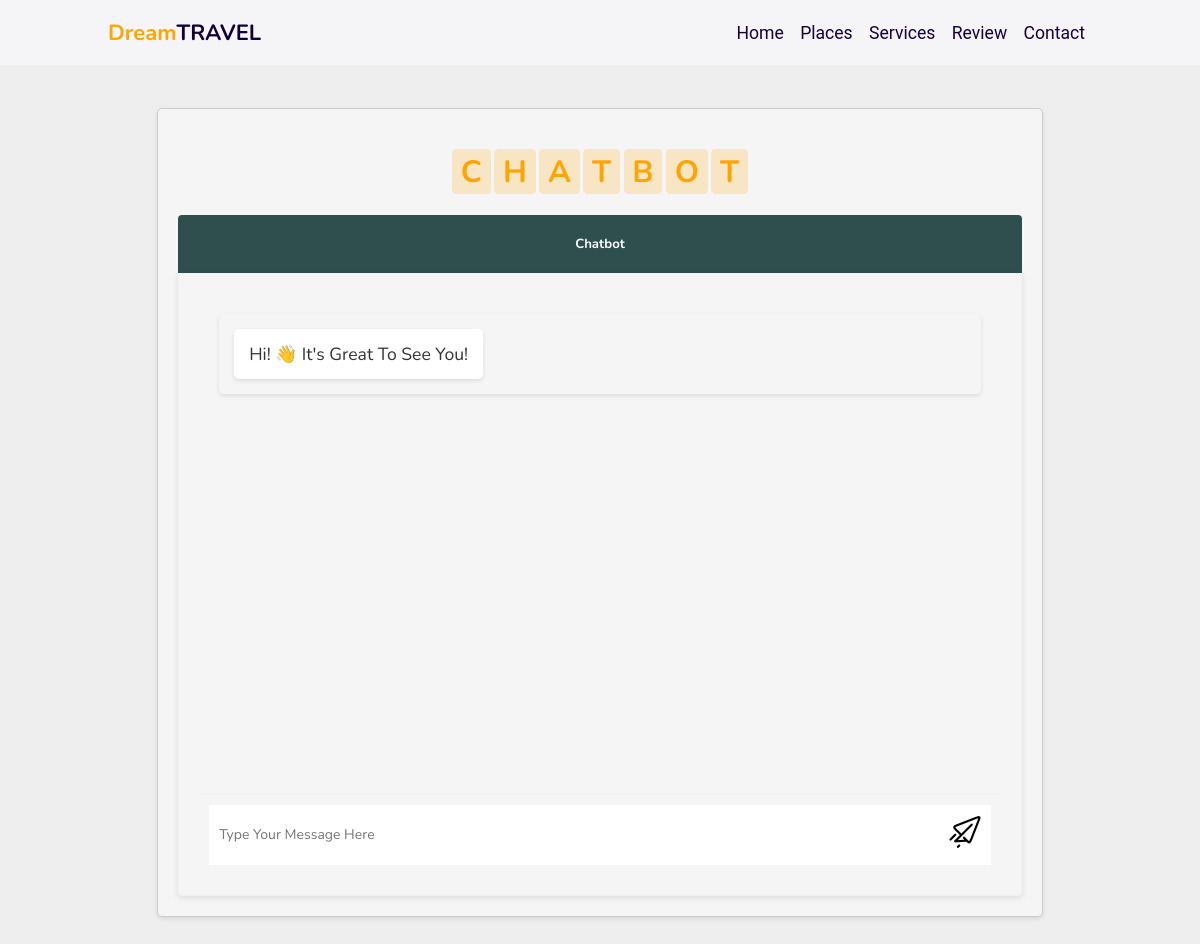
The app's page /chat/ (signed in), older data.
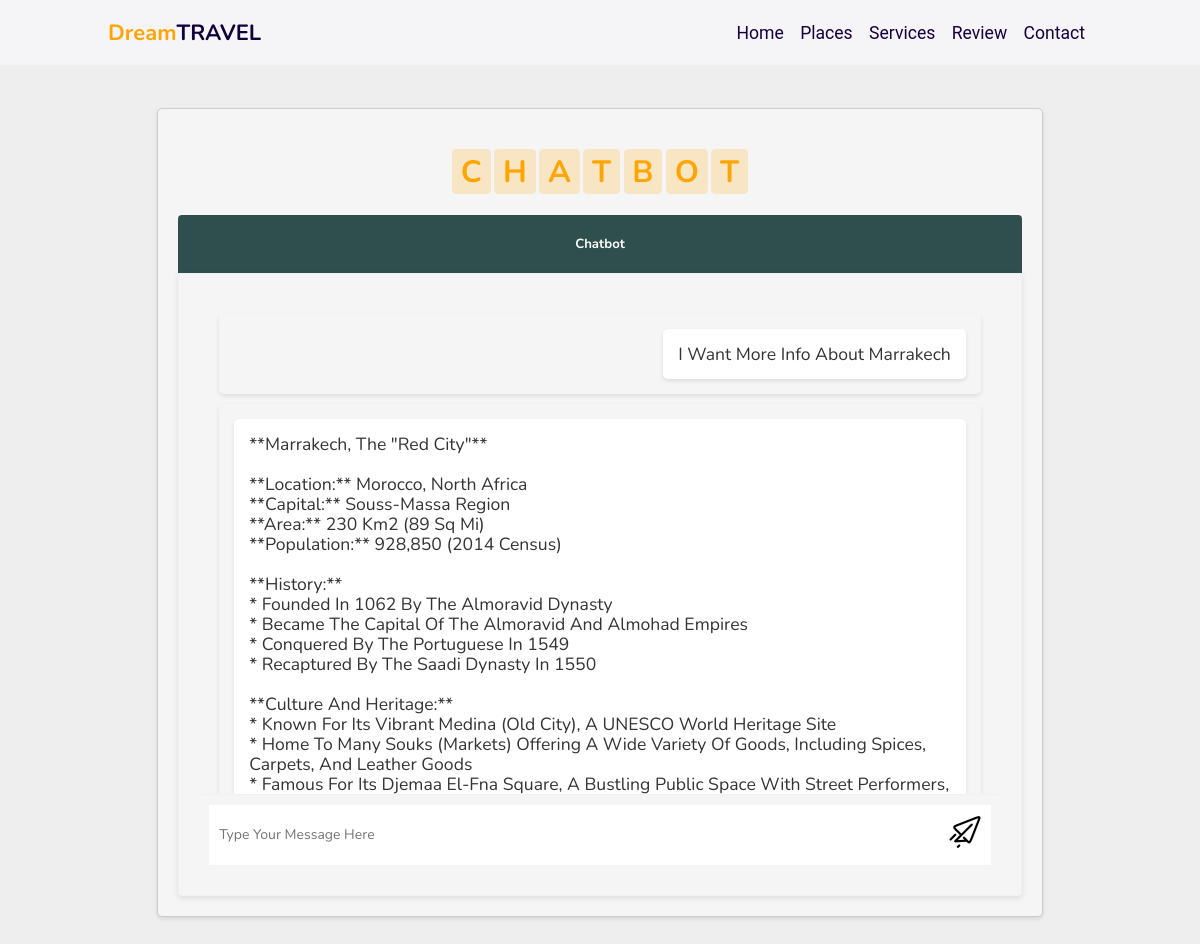
The same page, newer data.
### app_siteweb/models.py (models this page shows, shortened)
class ChatBot(models.Model):
    user = models.ForeignKey(
        User, on_delete=models.CASCADE, related_name="GeminiUser", null=True
    )
    text_input = models.CharField(max_length=500)
    gemini_output = models.TextField(null=True, blank=True)
    date = models.DateTimeField(auto_now_add=True, blank=True, null=True)

### app_siteweb/views.py (the view)
# urls.py: path('chat/', chat, name='chat'),  # Ceci doit correspondre à la vue
@csrf_exempt
@login_required
def chat(request):
    user = request.user
    chats = ChatBot.objects.filter(user=user)
    return render(request, "accueil/chatbot.html", {"chats": chats})

### templates/accueil/chatbot.html (shortened to what this page needs)
{% extends "accueil/base1.html" %}
{% load static %}
{% block extra_css %}
<link rel="stylesheet" href="{% static 'assets/css/chatbot.css' %}" />
{% endblock %}
{% block content %}
<section class="contact" id="contact" style="margin-top: 90px">
    <div class="chatbot-container">
        <h1 class="heading">
        <span>c</span>
        <span>h</span>
        <span>a</span>
        <span>t</span>
        <span>b</span>
        <span>o</span>
        <span>t</span>
    </h1>
    <div id="header">
            <h1>Chatbot</h1>
        </div>
        <div id="chatbot">
            <div id="conversation">
                {% if chats %}
                    {% for chat in chats %}
                        <div class="chatbot-message user-message">
                            <p class="chatbot-text">{{ chat.text_input }}</p>
                        </div>
                        <div class="chatbot-message chatbot-message">
                            <p class="chatbot-text">{{ chat.gemini_output | safe }}</p>
                        </div>
                    {% endfor %}
                {% else %}
                    <div class="chatbot-message">
                        <p class="chatbot-text">Hi! 👋 it's great to see you!</p>
                    </div>
                {% endif %}
            </div>
            <form id="input-form" onsubmit="askQuestion(event)">
                <message-container>
                <input id="input-field" type="text" placeholder="Type your message here">
                <button id="submit-button" type="submit">
                    <img class="send-icon" src="{% static 'assets/images/send-message.png' %}" alt="Send Message Icon">
                </button>
              </message-container>
            </form>
        </div>
    </div>
</section>
{% endblock %}

### templates/accueil/base1.html (shortened to what this page needs)
{% load static %}
<!DOCTYPE html>
<html lang="en">
  <head>
    <link rel="stylesheet" href="{% static 'assets/css/style.css' %}" />
    <link
      rel="stylesheet"
      href="https://cdnjs.cloudflare.com/ajax/libs/font-awesome/6.0.0-beta3/css/all.min.css"
    />
    {% block extra_css %} {% endblock %}
  </head>
  <body>
    <header>
      <a href="#" class="logo"><span>Dream</span>Travel</a>
      <nav class="navbar">
        <a href="{% url 'app_siteweb:index' %}">Home</a>
        <a href="{% url 'app_siteweb:places' %}">places</a>
        <a href="#services">Services</a>
        <a href="#review">Review</a>
        <a href="#contact">Contact</a>
      </nav>
    </header>
    {% block content %}{% endblock %}
  </body>
</html>

### static/assets/css/style.css (style rules this page uses)
:root { --orange:#ffa500; }
* { font-family: 'Nunito', sans-serif; margin:0; padding:0; box-sizing: border-box; text-transform: capitalize; outline: none; border:none; text-decoration: none; transition: all .2s linear; }
html { font-size: 62.5%; overflow-x: hidden; scroll-padding-top: 6rem; scroll-behavior: smooth; }
section { padding:2rem 9%; }
.heading { text-align: center; padding:2.5rem 0 }
.heading span { font-size: 3.5rem; background:rgba(255, 165, 0,.2); color:var(--orange); border-radius: .5rem; padding:.2rem 1rem; }
header { position: fixed; top:0; left: 0; right:0; background:#f5f4f6; z-index: 1000; display: flex; align-items: center; justify-content: space-between; padding:2rem 9%; }
header .logo { font-size: 2.5rem; font-weight: bolder; color:#11013b; text-transform: uppercase; }
header .logo span { color:var(--orange); }
header .navbar a { color:#16003c; font-size: 2rem; margin:0 .8rem; font-family:'Roboto', cursive; }
@media (max-width:1200px) { html { font-size: 55%; } }
body { background: #EEEEEE; font-family: 'Roboto', sans-serif; }
.chatbot-container { width: 500px; margin: 0 auto; background-color: #f5f5f5; border: 1px solid #cccccc; border-radius: 5px; box-shadow: 0 2px 4px rgba(0, 0, 0, 0.1); }
#chatbot { background-color: #f5f5f5; border: 1px solid #eef1f5; box-shadow: 0 2px 6px 0 rgba(0, 0, 0, 0.1); border-radius: 4px; }
#header { background-color: darkslategrey; color: #ffffff; padding: 20px; font-size: 1em; font-weight: bold; }
message-container { background: #ffffff; width: 100%; display: flex; align-items: center; }
#conversation { height: 500px; overflow-y: auto; padding: 20px; display: flex; flex-direction: column; }
.chatbot-message { display: flex; align-items: flex-start; position: relative; font-size: 16px; line-height: 20px; border-radius: 20px; word-wrap: break-word; white-space: pre-wrap; max-width: 100%; padding: 0 15px; margin-bottom: 10px; }
.user-message { justify-content: flex-end; margin-bottom: 10px; }
.chatbot-text { background-color: white; color: #333333; font-size: 1.1em; padding: 15px; border-radius: 5px; box-shadow: 0 2px 4px rgba(0, 0, 0, 0.1); }
#input-form { display: flex; align-items: center; border-top: 1px solid #eef1f5; }
#input-field { flex: 1; height: 60px; border: 1px solid #eef1f5; border-radius: 4px; padding: 0 10px; font-size: 14px; transition: border-color 0.3s; background: #ffffff; color: #333333; border: none; }
.send-icon { margin-right: 10px; cursor: pointer; }
#submit-button { background-color: transparent; border: none; }

### static/assets/css/chatbot.css (style rules this page uses)
#contact { display: flex; justify-content: center; align-items: center; margin: 20px 0; }
#contact .chatbot-container { width: 90%; max-width: 1000px; background-color: #f5f5f5; border: 1px solid #cccccc; border-radius: 5px; box-shadow: 0 2px 4px rgba(0, 0, 0, 0.1); padding: 20px; }
#contact #chatbot { background-color: #f5f5f5; border: 1px solid #eef1f5; border-radius: 4px; box-shadow: 0 2px 6px rgba(0, 0, 0, 0.1); padding: 20px; }
#contact #header { background-color: darkslategrey; color: #ffffff; padding: 20px; font-size: 1em; border-radius: 4px 4px 0 0; text-align: center; }
#contact .chatbot-message { background-color: whitesmoke; padding: 15px; border-radius: 5px; box-shadow: 0 2px 4px rgba(0, 0, 0, 0.1); margin-bottom: 10px; }
#contact #input-form { display: flex; align-items: center; border-top: 1px solid #eef1f5; padding: 10px; }
#contact #input-field { flex: 1; border: none; background: #ffffff; padding: 10px; border-radius: 4px; }
#contact .send-icon { margin-right: 10px; }

Row changes from the older to the newer data that the page shows:
added ChatBot: text_input "I Want More Info About Marrakech", gemini_output "**Marrakech, The \"Red City\"** **Location:** Morocco, North Africa **Capital:** Souss-Massa Region **Area:** 230 Km2 (89 Sq Mi) **Population:** 928,850 (2014 Census) **History:** * Founded In 1062 By The Almoravid Dynasty * Became The Capital Of The Almoravid And Almohad Empires * Conquered By The Portuguese In 1549 * Recaptured By The Saadi Dynasty In 1550 **Culture And Heritage:** * Known For Its Vibrant Medina (Old City), A UNESCO World Heritage Site * Home To Many Souks (Markets) Offering A Wide Variety Of Goods, Including Spices, Carpets, And Leather Goods * Famous For Its Djemaa El-Fna Square, A Bustling Public Space With Street Performers,…"
Text that changed along with them:
text no longer shown: "Hi! 👋 It's Great To See You!"
